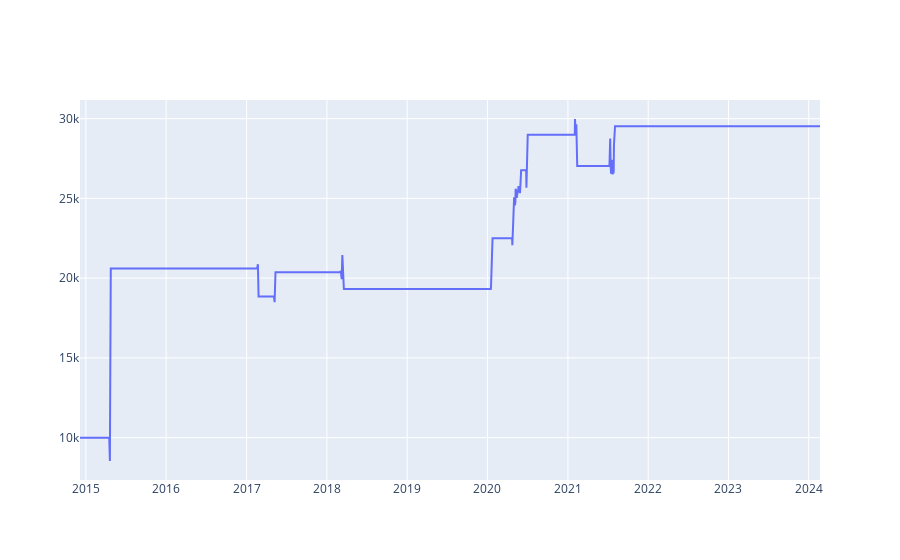

This figure's notebook cell:
### Code cell
import plotly.graph_objects as go

fig = go.Figure(data=[go.Scatter(x=stat['_equity_curve'].index, y=stat['_equity_curve']['Equity'])])
fig.show()

### Figure 1 — Plotly figure (JSON) as saved in the notebook; plotly's stock layout.template omitted (floating-point values rounded to 4 significant figures; data arrays with more than 128 entries replaced by an {"elided": "..."} marker saying what was removed)
{"data": [{"type": "scatter", "x": {"elided": "2317 str values"}, "y": {"elided": "2317 float values"}}], "layout": {}}
